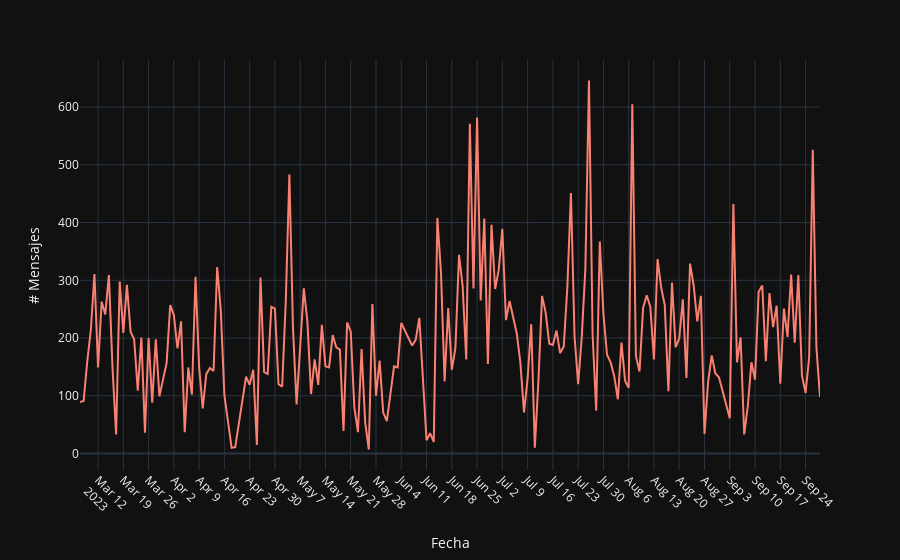

The code cell stored with this chart in its notebook:
### Markdown cell above
#### Número de mensajes a través del tiempo

### Code cell
# Crear una columna de 1 para realizar el conteo de mensajes
df['# Mensajes por día'] = 1

# Sumar (contar) los mensajes que tengan la misma fecha
date_df = df.groupby('Fecha').sum().reset_index()

# Plotear la cantidad de mensajes respecto del tiempo
fig = px.line(date_df, x='Fecha', y='# Mensajes por día', color_discrete_sequence=['salmon'], template='plotly_dark')

# Ajustar el gráfico
# fig.update_layout(
#     title={'text': 'Mensajes con ella ❤️',
#              'y':0.96,
#              'x':0.5,
#              'xanchor': 'center'},
#     font=dict(size=17))

fig.update_xaxes(title_text='Fecha', tickangle=45, nticks=35)
fig.update_yaxes(title_text='# Mensajes')
fig.show()

### Figure 1 — Plotly figure (JSON) as saved in the notebook; plotly's stock layout.template omitted (floating-point values rounded to 4 significant figures; data arrays with more than 128 entries replaced by an {"elided": "..."} marker saying what was removed)
{"data": [{"hovertemplate": "Fecha=%{x}<br># Mensajes por día=%{y}<extra></extra>", "legendgroup": "", "line": {"color": "salmon", "dash": "solid"}, "mode": "lines", "name": "", "orientation": "v", "showlegend": false, "type": "scatter", "x": {"elided": "199 str values"}, "xaxis": "x", "y": {"elided": "199 int values"}, "yaxis": "y"}], "layout": {"legend": {"tracegroupgap": 0}, "margin": {"t": 60}, "xaxis": {"anchor": "y", "domain": [0, 1], "nticks": 35, "tickangle": 45, "title": {"text": "Fecha"}}, "yaxis": {"anchor": "x", "domain": [0, 1], "title": {"text": "# Mensajes"}}}}
